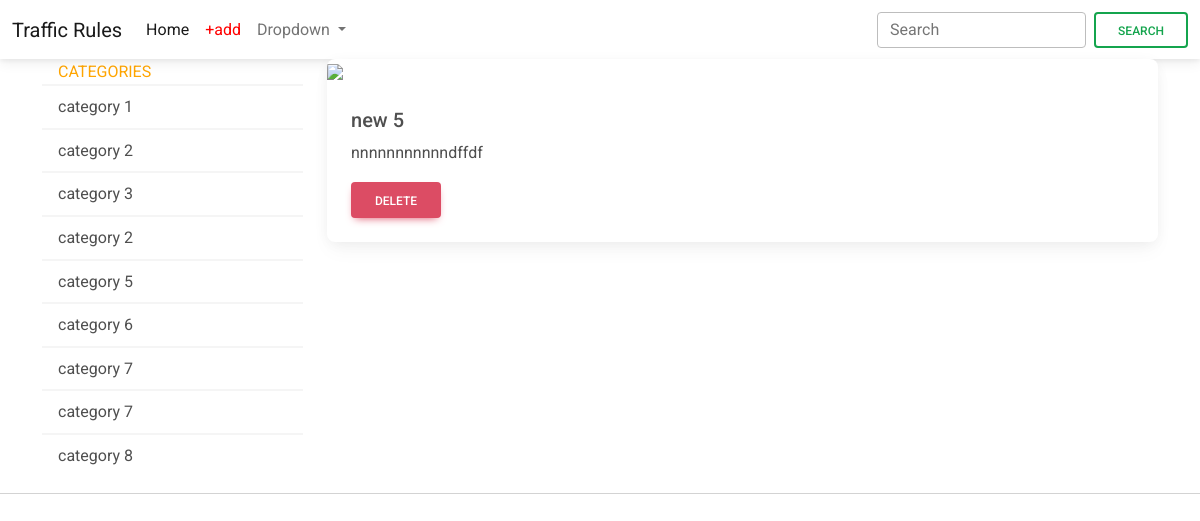
The page /app/detail/4/ on the database its author committed.
### configapp/models.py (models this page shows, shortened)
class Category(models.Model):
    title = models.CharField(max_length=100)

class News(models.Model):
    title = models.CharField(max_length=100, verbose_name='Mavzu:')
    content = models.TextField(blank=True, null=True, verbose_name='Ma\'lumot')
    created_at = models.DateTimeField(auto_now_add=True)
    updated_at = models.DateTimeField(auto_now=True, )
    photo = models.ImageField(upload_to='photos/%Y/%m/%d/', blank=True, null=True)
    is_published = models.BooleanField(default=True, )
    views = models.ImageField(default=0)
    category = models.ForeignKey(Category, on_delete=models.CASCADE)

### configapp/views.py (the view)
# urls.py: path('detail/<int:pk>/', detail,name='detail'),
def detail(request, pk):
    news = News.objects.get(pk=pk)
    categories = Category.objects.all()
    content = {
        'news': news,
        'categories': categories,
    }
    return render(request, 'news/detail.html', context=content)

### configapp/templates/news/detail.html (shortened to what this page needs)
<!DOCTYPE html>
<html lang="en">
<head>
</head>
<body>
<nav class="navbar navbar-expand-lg bg-body-tertiary">
    <div class="container-fluid">
        <a class="navbar-brand" href="#">Traffic Rules</a>
        <div class="collapse navbar-collapse" id="navbarSupportedContent">
            <ul class="navbar-nav me-auto mb-2 mb-lg-0">
                <li class="nav-item">
                    <a class="nav-link active" aria-current="page" href="{%url 'home'%}">Home</a>
                </li>
                <li class="nav-item">
                    <a class="nav-link" href="{%url 'add_new'%}" style="color: red">+add</a>
                </li>
                <li class="nav-item dropdown">
                    <a class="nav-link dropdown-toggle" href="#" role="button" data-bs-toggle="dropdown"
                       aria-expanded="false">
                        Dropdown
                    </a>
                </li>
            </ul>
            <form class="d-flex" role="search">
                <input class="form-control me-2" type="search" placeholder="Search" aria-label="Search">
                <button class="btn btn-outline-success" type="submit">Search</button>
            </form>
        </div>
    </div>
</nav>
<div class="container">
    <div class="row">
        <div class="col-3">
            <div class="card-header px-3" style="color:orange">CATEGORIES</div>
            <ul class="list-group list-group-light list-group-small">
                {% for item in categories%}
                <a class="list-group-item px-3" href="{% url 'category' item.pk%}">{{item.title}}</a>
                {%endfor%}
            </ul>
        </div>
        <div class="col-9">
            <div class="card">
                <div class="bg-image hover-overlay ripple" data-mdb-ripple-color="light">
                    {% if news.photo %}
                    <img src="{{item.photo.url}}" width="650px"/>
                    {%else%}
                    <img src="https://mdbcdn.b-cdn.net/img/new/standard/nature/112.webp" class="img-fluid"/>
                    {%endif%}
                </div>
                <div class="card-body">
                    <h5 class="card-title">{{news.title}}</h5>
                    <p class="card-text">{{news.content}}</p>
                    <a href="{%url 'n_del' news.pk%}" class="btn btn-danger">DELETE</a>
                </div>
            </div>
        </div>
    </div>
</div>
<hr>
<link
        href="https://cdnjs.cloudflare.com/ajax/libs/font-awesome/6.0.0/css/all.min.css"
        rel="stylesheet"
/>
<link
        href="https://cdnjs.cloudflare.com/ajax/libs/mdb-ui-kit/6.2.0/mdb.min.css"
        rel="stylesheet"
/>
</body>
</html>

### rows shown on the page
Category: title "category 1"
Category: title "category 2"
Category: title "category 3"
Category: title "category 2"
Category: title "category 5"
Category: title "category 6"
Category: title "category 7"
Category: title "category 7"
Category: title "category 8"
News: title "new 5", content "nnnnnnnnnnndffdf"
